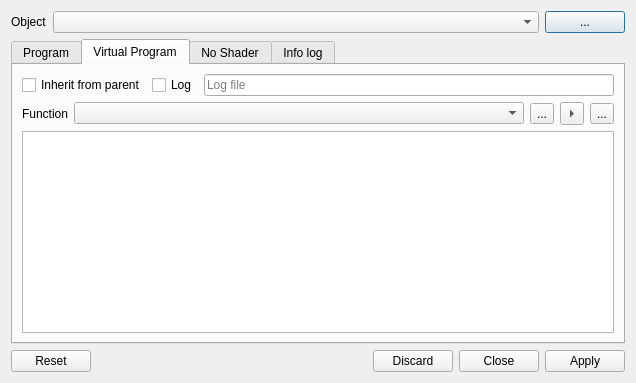
<?xml version="1.0" encoding="UTF-8"?>
<ui version="4.0">
 <class>ShaderEditorDialog</class>
 <widget class="QDialog" name="ShaderEditorDialog">
  <property name="geometry">
   <rect>
    <x>0</x>
    <y>0</y>
    <width>636</width>
    <height>383</height>
   </rect>
  </property>
  <property name="sizePolicy">
   <sizepolicy hsizetype="Preferred" vsizetype="Fixed">
    <horstretch>0</horstretch>
    <verstretch>0</verstretch>
   </sizepolicy>
  </property>
  <property name="windowTitle">
   <string>Edit Shader</string>
  </property>
  <layout class="QVBoxLayout" name="verticalLayout">
   <item>
    <layout class="QHBoxLayout" name="horizontalLayout">
     <item>
      <widget class="QLabel" name="label">
       <property name="text">
        <string>Object</string>
       </property>
      </widget>
     </item>
     <item>
      <widget class="QComboBox" name="objectComboBox">
       <property name="sizePolicy">
        <sizepolicy hsizetype="Expanding" vsizetype="Fixed">
         <horstretch>0</horstretch>
         <verstretch>0</verstretch>
        </sizepolicy>
       </property>
      </widget>
     </item>
     <item>
      <widget class="QPushButton" name="openItemButton">
       <property name="text">
        <string>...</string>
       </property>
      </widget>
     </item>
    </layout>
   </item>
   <item>
    <widget class="QTabWidget" name="tabWidget">
     <property name="currentIndex">
      <number>1</number>
     </property>
     <widget class="QWidget" name="tabProgram">
      <attribute name="title">
       <string>Program</string>
      </attribute>
      <layout class="QVBoxLayout" name="verticalLayout_2">
       <item>
        <layout class="QHBoxLayout" name="horizontalLayout_5">
         <item>
          <widget class="QLabel" name="label_5">
           <property name="text">
            <string>Shader</string>
           </property>
          </widget>
         </item>
         <item>
          <widget class="QComboBox" name="progShader">
           <property name="sizePolicy">
            <sizepolicy hsizetype="Expanding" vsizetype="Fixed">
             <horstretch>0</horstretch>
             <verstretch>0</verstretch>
            </sizepolicy>
           </property>
          </widget>
         </item>
         <item>
          <widget class="QToolButton" name="progShaderAdd">
           <property name="text">
            <string>...</string>
           </property>
           <property name="icon">
            <iconset theme="list-add">
             <normaloff>.</normaloff>.</iconset>
           </property>
           <property name="popupMode">
            <enum>QToolButton::InstantPopup</enum>
           </property>
           <property name="arrowType">
            <enum>Qt::RightArrow</enum>
           </property>
          </widget>
         </item>
         <item>
          <widget class="QToolButton" name="progShaderRemove">
           <property name="text">
            <string>...</string>
           </property>
           <property name="icon">
            <iconset theme="list-remove">
             <normaloff>.</normaloff>.</iconset>
           </property>
          </widget>
         </item>
        </layout>
       </item>
       <item>
        <widget class="QTextEdit" name="progShaderCode"/>
       </item>
      </layout>
     </widget>
     <widget class="QWidget" name="tabVirtualProgram">
      <attribute name="title">
       <string>Virtual Program</string>
      </attribute>
      <layout class="QVBoxLayout" name="verticalLayout_4">
       <item>
        <layout class="QHBoxLayout" name="horizontalLayout_3">
         <item>
          <widget class="QCheckBox" name="vpInheritShaders">
           <property name="text">
            <string>Inherit from parent</string>
           </property>
          </widget>
         </item>
         <item>
          <layout class="QHBoxLayout" name="horizontalLayout_2">
           <item>
            <widget class="QCheckBox" name="vpLog">
             <property name="text">
              <string>Log</string>
             </property>
            </widget>
           </item>
           <item>
            <widget class="QLineEdit" name="vpLogFile">
             <property name="placeholderText">
              <string>Log file</string>
             </property>
            </widget>
           </item>
          </layout>
         </item>
        </layout>
       </item>
       <item>
        <layout class="QHBoxLayout" name="horizontalLayout_4">
         <item>
          <widget class="QLabel" name="label_4">
           <property name="text">
            <string>Function</string>
           </property>
          </widget>
         </item>
         <item>
          <widget class="QComboBox" name="vpFunction">
           <property name="sizePolicy">
            <sizepolicy hsizetype="Expanding" vsizetype="Fixed">
             <horstretch>0</horstretch>
             <verstretch>0</verstretch>
            </sizepolicy>
           </property>
          </widget>
         </item>
         <item>
          <widget class="QToolButton" name="vpFunctionDetails">
           <property name="text">
            <string>...</string>
           </property>
           <property name="icon">
            <iconset theme="view-list-details">
             <normaloff>.</normaloff>.</iconset>
           </property>
          </widget>
         </item>
         <item>
          <widget class="QToolButton" name="vpFunctionAdd">
           <property name="text">
            <string>...</string>
           </property>
           <property name="icon">
            <iconset theme="list-add">
             <normaloff>.</normaloff>.</iconset>
           </property>
           <property name="popupMode">
            <enum>QToolButton::InstantPopup</enum>
           </property>
           <property name="arrowType">
            <enum>Qt::RightArrow</enum>
           </property>
          </widget>
         </item>
         <item>
          <widget class="QToolButton" name="vpFunctionRemove">
           <property name="text">
            <string>...</string>
           </property>
           <property name="icon">
            <iconset theme="list-remove">
             <normaloff>.</normaloff>.</iconset>
           </property>
          </widget>
         </item>
        </layout>
       </item>
       <item>
        <widget class="QTextEdit" name="vpShaderCode"/>
       </item>
      </layout>
     </widget>
     <widget class="QWidget" name="tabNoShader">
      <attribute name="title">
       <string>No Shader</string>
      </attribute>
      <layout class="QVBoxLayout" name="verticalLayout_5">
       <item>
        <widget class="QLabel" name="label_2">
         <property name="text">
          <string>Selected item does not use a shader.</string>
         </property>
         <property name="alignment">
          <set>Qt::AlignCenter</set>
         </property>
        </widget>
       </item>
      </layout>
     </widget>
     <widget class="QWidget" name="tabInfoLog">
      <attribute name="title">
       <string>Info log</string>
      </attribute>
      <layout class="QVBoxLayout" name="verticalLayout_6">
       <item>
        <widget class="QTextEdit" name="infoLog"/>
       </item>
      </layout>
     </widget>
    </widget>
   </item>
   <item>
    <widget class="QDialogButtonBox" name="buttonBox">
     <property name="orientation">
      <enum>Qt::Horizontal</enum>
     </property>
     <property name="standardButtons">
      <set>QDialogButtonBox::Apply|QDialogButtonBox::Close|QDialogButtonBox::Discard|QDialogButtonBox::Reset</set>
     </property>
    </widget>
   </item>
  </layout>
 </widget>
 <resources/>
 <connections>
  <connection>
   <sender>vpFunction</sender>
   <signal>currentIndexChanged(int)</signal>
   <receiver>ShaderEditorDialog</receiver>
   <slot>vpFunctionChanged(int)</slot>
   <hints>
    <hint type="sourcelabel">
     <x>198</x>
     <y>90</y>
    </hint>
    <hint type="destinationlabel">
     <x>199</x>
     <y>185</y>
    </hint>
   </hints>
  </connection>
  <connection>
   <sender>vpFunctionRemove</sender>
   <signal>clicked()</signal>
   <receiver>ShaderEditorDialog</receiver>
   <slot>vpFunctionRemove()</slot>
   <hints>
    <hint type="sourcelabel">
     <x>369</x>
     <y>89</y>
    </hint>
    <hint type="destinationlabel">
     <x>199</x>
     <y>185</y>
    </hint>
   </hints>
  </connection>
  <connection>
   <sender>vpInheritShaders</sender>
   <signal>toggled(bool)</signal>
   <receiver>ShaderEditorDialog</receiver>
   <slot>vpInheritShaders(bool)</slot>
   <hints>
    <hint type="sourcelabel">
     <x>199</x>
     <y>88</y>
    </hint>
    <hint type="destinationlabel">
     <x>199</x>
     <y>185</y>
    </hint>
   </hints>
  </connection>
  <connection>
   <sender>vpLog</sender>
   <signal>toggled(bool)</signal>
   <receiver>ShaderEditorDialog</receiver>
   <slot>vpLogChanged(bool)</slot>
   <hints>
    <hint type="sourcelabel">
     <x>162</x>
     <y>82</y>
    </hint>
    <hint type="destinationlabel">
     <x>199</x>
     <y>188</y>
    </hint>
   </hints>
  </connection>
  <connection>
   <sender>vpLogFile</sender>
   <signal>textChanged(QString)</signal>
   <receiver>ShaderEditorDialog</receiver>
   <slot>vpLogFile(QString)</slot>
   <hints>
    <hint type="sourcelabel">
     <x>282</x>
     <y>82</y>
    </hint>
    <hint type="destinationlabel">
     <x>199</x>
     <y>188</y>
    </hint>
   </hints>
  </connection>
  <connection>
   <sender>openItemButton</sender>
   <signal>clicked()</signal>
   <receiver>ShaderEditorDialog</receiver>
   <slot>openItem()</slot>
   <hints>
    <hint type="sourcelabel">
     <x>328</x>
     <y>21</y>
    </hint>
    <hint type="destinationlabel">
     <x>199</x>
     <y>188</y>
    </hint>
   </hints>
  </connection>
  <connection>
   <sender>vpFunctionDetails</sender>
   <signal>clicked()</signal>
   <receiver>ShaderEditorDialog</receiver>
   <slot>vpFunctionDetails()</slot>
   <hints>
    <hint type="sourcelabel">
     <x>304</x>
     <y>112</y>
    </hint>
    <hint type="destinationlabel">
     <x>199</x>
     <y>188</y>
    </hint>
   </hints>
  </connection>
  <connection>
   <sender>progShader</sender>
   <signal>currentIndexChanged(int)</signal>
   <receiver>ShaderEditorDialog</receiver>
   <slot>progShaderChanged(int)</slot>
   <hints>
    <hint type="sourcelabel">
     <x>307</x>
     <y>82</y>
    </hint>
    <hint type="destinationlabel">
     <x>317</x>
     <y>191</y>
    </hint>
   </hints>
  </connection>
  <connection>
   <sender>progShaderAdd</sender>
   <signal>clicked()</signal>
   <receiver>ShaderEditorDialog</receiver>
   <slot>progShaderAdd()</slot>
   <hints>
    <hint type="sourcelabel">
     <x>572</x>
     <y>82</y>
    </hint>
    <hint type="destinationlabel">
     <x>317</x>
     <y>191</y>
    </hint>
   </hints>
  </connection>
  <connection>
   <sender>progShaderRemove</sender>
   <signal>clicked()</signal>
   <receiver>ShaderEditorDialog</receiver>
   <slot>progShaderRemove()</slot>
   <hints>
    <hint type="sourcelabel">
     <x>601</x>
     <y>82</y>
    </hint>
    <hint type="destinationlabel">
     <x>317</x>
     <y>191</y>
    </hint>
   </hints>
  </connection>
 </connections>
 <slots>
  <slot>vpFunctionChanged(int)</slot>
  <slot>vpFunctionAdd()</slot>
  <slot>vpFunctionRemove()</slot>
  <slot>vpInheritShaders(bool)</slot>
  <slot>vpLogChanged(bool)</slot>
  <slot>vpLogFile(QString)</slot>
  <slot>openItem()</slot>
  <slot>vpFunctionDetails()</slot>
  <slot>progShaderChanged(int)</slot>
  <slot>progShaderAdd()</slot>
  <slot>progShaderRemove()</slot>
 </slots>
</ui>
